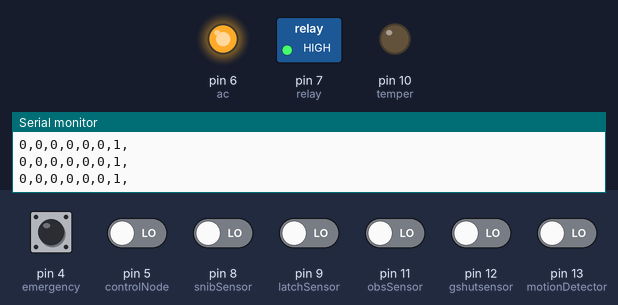
Simulated run of this sketch. Board: Arduino Uno, built with avr-gcc and run on an emulated ATmega328P. Shown: switched loads named in the sketch (green lamp = pin HIGH), output pins drawn as LEDs (lit = HIGH), the last lines printed to the serial monitor. The test bench sets the inputs (shaded band); at power-on: pin 4 (emergency) HIGH, pin 5 (controlNode), pin 8 (snibSensor), pin 9 (latchSensor), pin 11 (obsSensor), pin 12 (gshutsensor), pin 13 (motionDetector) LOW.

Above: at 2.8 s.
2.9 s: pin 5 (controlNode) driven HIGH
At 5.2 s:
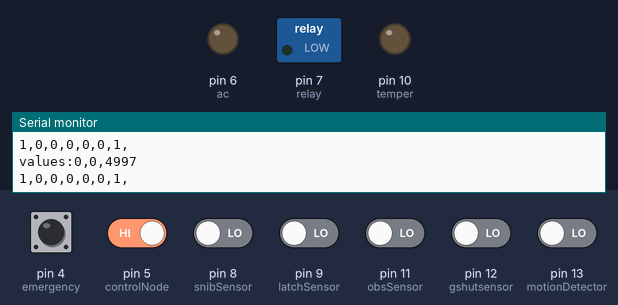
6.5 s: pin 8 (snibSensor) driven HIGH
At 8.5 s:
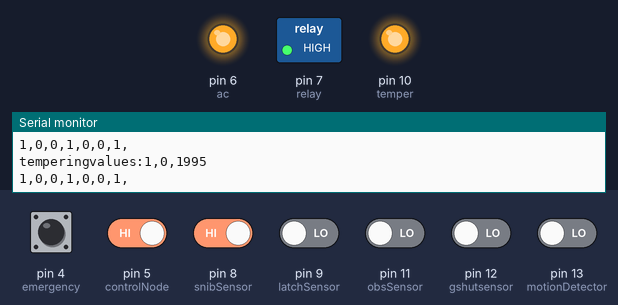
9.5 s: pin 12 (gshutsensor) driven HIGH
At 12.0 s:
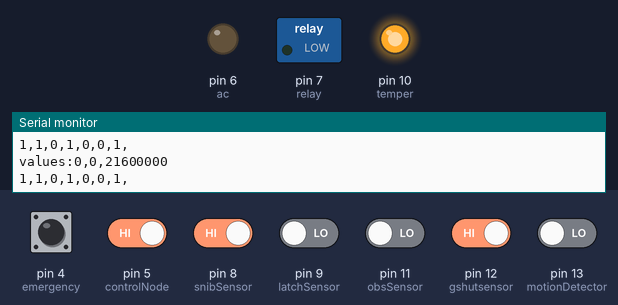
12.5 s: pin 12 (gshutsensor) driven LOW
At 14.4 s:
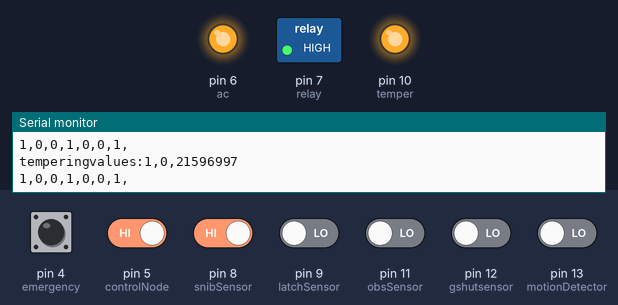
15.5 s: pin 8 (snibSensor) driven LOW
At 18.1 s:
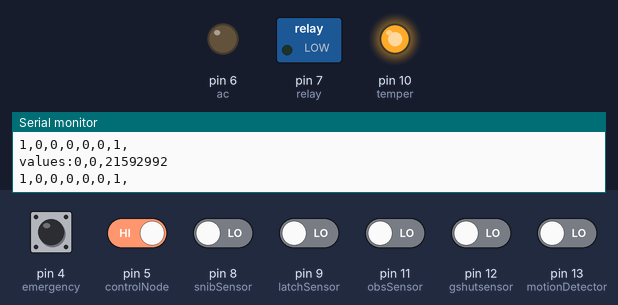
Timing chart, 0 to 19.5 s (numbered marks = the images above; inputs shaded):
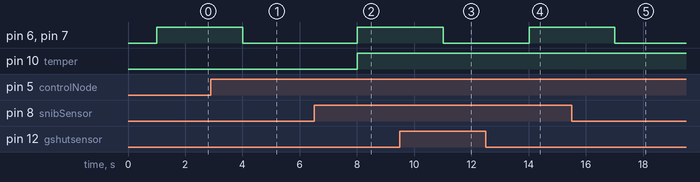

Measured:
- after the input at 2.9 s, pin 6 (ac), pin 7 (relay): HIGH → LOW after 1.1 s
- after the input at 6.5 s, pin 6 (ac), pin 7 (relay), pin 10 (temper): LOW → HIGH after 1.5 s
- after the input at 9.5 s, pin 6 (ac), pin 7 (relay): HIGH → LOW after 1.5 s
- after the input at 12.5 s, pin 6 (ac), pin 7 (relay): LOW → HIGH after 1.5 s
- after the input at 15.5 s, pin 6 (ac), pin 7 (relay): HIGH → LOW after 1.5 s

The sketch:

hardware.ino
```cpp
 int motionDetector=13; //input from motion sensor
 int gshutsensor=12;  //input from gshutsensor switch
 int obsSensor=11; //input from obsSensor
 int temper=10;  // as a output temper_valueper goes to controlNode
 int latchSensor=9; // input from o_lock
 int snibSensor=8; // input from snibSensor
 int relay=7; //output to board
 int ac =6;//output to ac
 int controlNode=5;//as a input recieve from controlNode
 int emergency=4;//as a input recieve from controlNode


 //section for declaring variables
 long int timer = 10000,ir_timer=0;
 unsigned int millis_v= 0,past = 0,loop_time = 0;
 int time_set_value = 0 , temper_value = 0,motion_detect = 0 , switch_status = 2 , emergency_v = 0 ;
 int readPins[7];
 //..............................


 void setup()//defines all pins in their modes
  {
    pinMode(motionDetector,INPUT);
    pinMode(emergency,INPUT);
    pinMode(controlNode,INPUT);
    pinMode(gshutsensor,INPUT);
    pinMode(obsSensor,INPUT);
    pinMode(latchSensor,INPUT);
    pinMode(snibSensor,INPUT);
    pinMode(relay,OUTPUT);
    pinMode(ac,OUTPUT);
    pinMode(temper,OUTPUT);
    Serial.begin(9600);
  }

void all_off()//function for closing of appliances
 {
  digitalWrite(relay,1);
  digitalWrite(ac,1);
 }
void all_on()//function for open of appliances
 {
  digitalWrite(relay,0);
  digitalWrite(ac,0);
 }


int personsleep(int status)// function for night sleeping
{
  if(status != 1)
  {
    timer = 21600000;
  }
  return 1;
}


int personin() //function for person in the room
{
  timer = 1800000;
  return 0;
}


int personout(int status)// function for person is out of the room
{
  if(status != 2)
  {
     timer =  60000;
  }
  return 2;
}


void loop()// main body of the program
{

   //--------------------------------------------------------------------------
   // this part can manaage timer variable
   //--------------------------------------------------------------------------
   readPins[0] =digitalRead(controlNode);
   readPins[1] =digitalRead(gshutsensor);
   readPins[2] =digitalRead(latchSensor);
   readPins[3] =digitalRead(snibSensor);
   readPins[4] =digitalRead(obsSensor);
   readPins[5] =digitalRead(motionDetector);
   readPins[6] =digitalRead(emergency);
   for(int i =0;i<7;i++)
   {
   Serial.print(readPins[i]);
    Serial.print(",");
   }
   Serial.println();
   delay(1000);
   if(readPins[0] == 0)
   {
    if(switch_status != 0)
    {
      all_off();
      switch_status = 0;
    }
   }
   else
   {
     //--------------------------------------------------------------------------
     // this part can manage timer variable
     //--------------------------------------------------------------------------

     //--------------------------------------------------------------------------
     // this part can manege timer variable
     //--------------------------------------------------------------------------

        millis_v = millis();
        loop_time = millis_v - past;
        past = millis_v;
        if (timer>loop_time || ir_timer>loop_time)
        {
          timer = timer - loop_time;
          ir_timer = ir_timer - loop_time;
        }
        else
        {
           timer = 0;
           motion_detect = 0;
           ir_timer = 0;
        }

     //--------------------------------------------------------------------------
     // end of the timer part
     //--------------------------------------------------------------------------


     //--------------------------------------------------------------------------
     // this part can manage the calculation
     //--------------------------------------------------------------------------
        if((readPins[1] == 0 && readPins[2] == 1)||(readPins[1] == 0 && readPins[2] == 0 && readPins[3] == 1))//for tempring if any
        {
           temper_value = 1; // set the temper value for controlling node
           Serial.print("tempering");
        }
        //this means that person is in emergency
        else if (readPins[1] == 1 && readPins[2] == 1 &&readPins[6] == 1)
        {
          emergency_v = 1;
          temper_value =0;
        }
        // this is for the person is sliping or not
        else if (readPins[1]==1&&readPins[2] == 0 && readPins[3] == 1)
        {
          temper_value = 0;
          time_set_value = personsleep(time_set_value);
        // delay(1000);
        }
        // person is out side of the room
        else if (readPins[1] == 1 && readPins[2] == 1 && readPins[6] == 0)
        {
          time_set_value = personout(time_set_value);
          temper_value = 0;
        }
        else if (readPins[1] == 0 && readPins[2] == 0 && readPins[3] == 0 && ir_timer > 0 && readPins[5] == 0)
        {
          time_set_value = personout(time_set_value);
          temper_value = 0;
        }
        // this is for person is in side the room
        else if (readPins[5] == 1||(readPins[1] == 1 && readPins[2] == 0 && readPins[3] == 0 && readPins[5] == 1)||(readPins[1] == 0 && readPins[2] == 0 && readPins[3] == 0 && readPins[4] == 1 && readPins[5] == 1))
        {
          time_set_value = personin();
          motion_detect = 1;

          temper_value = 0;
        }
        //some other condition is then
        else
        {
          //all_off();
          temper_value = 0;
        }
     //-------------------------------------------------------------------------------------------------
     // end of the calculation part
     //-------------------------------------------------------------------------------------------------
     //-------------------------------------------------------------------------------------------------
     // this part for the on/off the devices after checking values of the variables according to values
     //-------------------------------------------------------------------------------------------------
        Serial.print("values:");
        Serial.print(temper_value);
        Serial.print(",");
        Serial.print(emergency_v);
        Serial.print(",");
        Serial.println(timer);
        //delay(1000);
        if(temper_value == 0){  //it checks for on condition and the turns on the lights and fan
             if (emergency_v == 1)
              {

                if(switch_status != 1)
                {
                  all_on();
                  switch_status = 1;
                }
              }
              else{
                  if (timer>0)
                   {
                     if(switch_status != 1)
                      {
                        all_on();
                        switch_status = 1;
                      }
                   }
                  else // it checks for conditions from the sensors and then turns off th appliances
                   {
                     if (switch_status != 0)
                     {
                       all_off();
                       switch_status = 0;
                     }
                   }
               }
         }
        else{   // it checks for the temper conditons  and immediately switch off appliances
          digitalWrite(temper,1);
          if(switch_status != 0)
          {
            all_off();
            switch_status = 0;
          }
        }

     //--------------------------------------------------------------------------
     // end of the on/off part
     //--------------------------------------------------------------------------

   }
}
```
